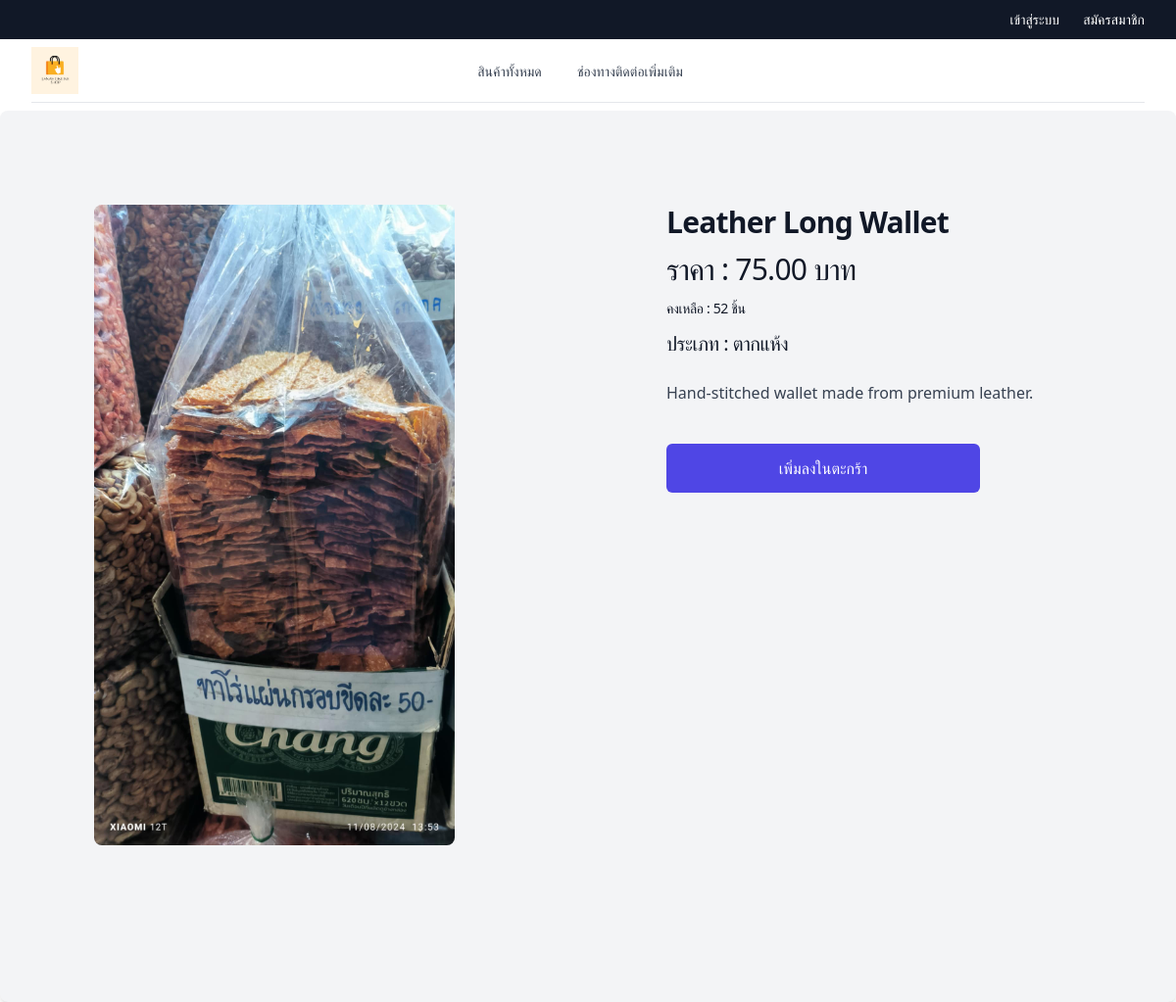
The app's page /product_content.php?id=19, older data.
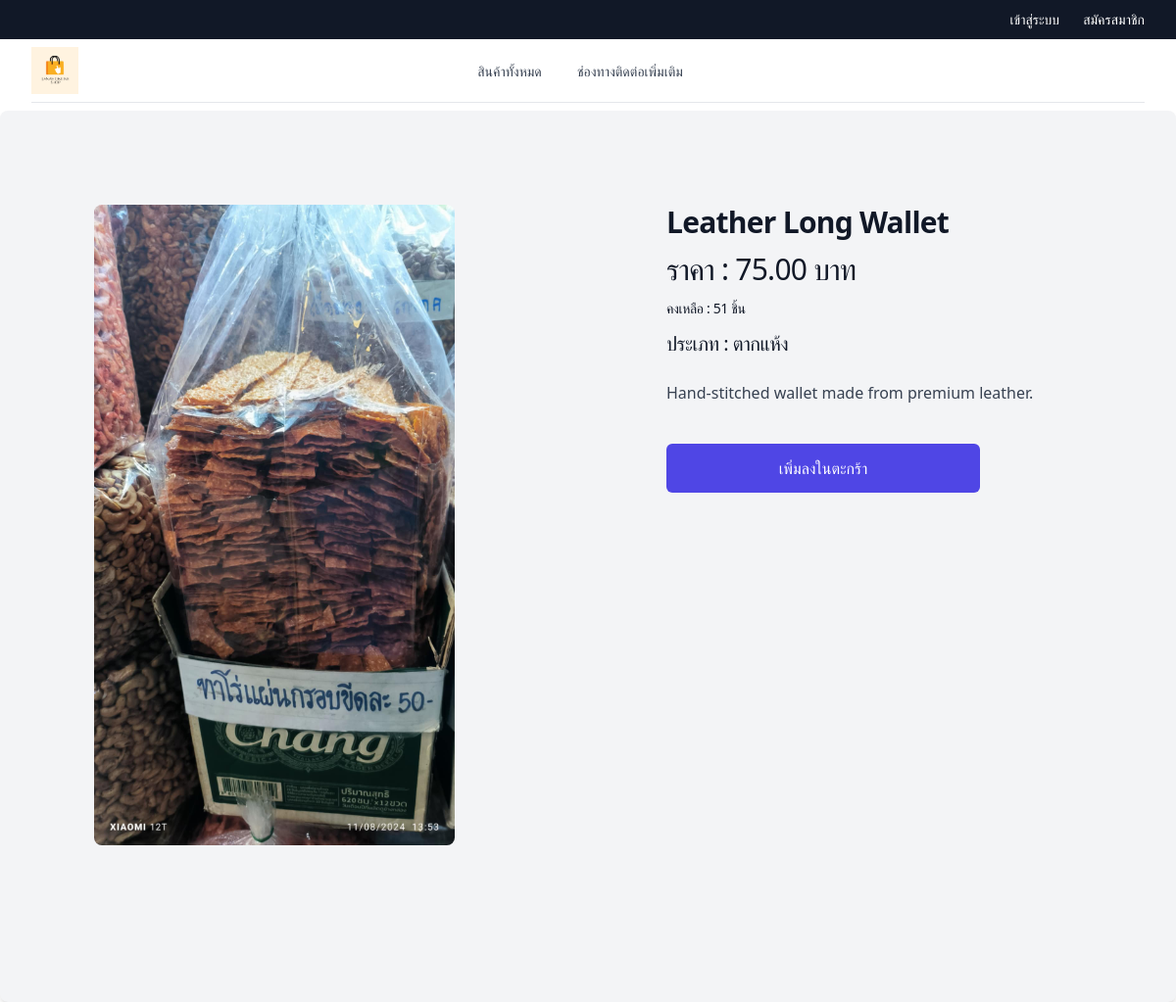
The same page, newer data.
### tables this page shows
CREATE TABLE IF NOT EXISTS `products` (
  `product_id` int(11) NOT NULL AUTO_INCREMENT,
  `product_name` varchar(255) NOT NULL,
  `product_price` varchar(255) NOT NULL,
  `product_type` varchar(255) NOT NULL,
  `product_detail` varchar(255) NOT NULL,
  `product_img` longtext NOT NULL,
  `stock` int(11) NOT NULL,
  PRIMARY KEY (`product_id`)
);

### product_content.php (the view, shortened to what this page needs)
<?php
include "nav_bar.php";
if ($id = isset($_GET['id']) ? $_GET['id'] : null) {
    $query = mysqli_query($conn, "SELECT * FROM `products` WHERE product_id=$id");
    $row = mysqli_fetch_assoc($query);
    $productname = $row['product_name'];
    $productdetail = $row['product_detail'];
    $productprice = $row['product_price'];
    $producttype = $row['product_type'];
    $productstock = $row['stock'];
}
?>
<!DOCTYPE html>
<html lang="en">
<head>
    <script src="https://cdn.tailwindcss.com"></script>
</head>
<body>
    <div class="bg-white">
        <div
            class="mx-auto max-w-2xl bg-gray-100 mt-2 rounded-lg shadow-md px-4 py-16 sm:px-6 sm:py-24 lg:max-w-7xl lg:px-8">
            <div class="lg:grid lg:grid-cols-2 lg:items-start lg:gap-x-8">
                <div class="flex flex-col-reverse">
                    <div class="aspect-h-1 aspect-w-1 w-full">
                        <div id="tabs-1-panel-1" aria-labelledby="tabs-1-tab-1" role="tabpanel" tabindex="0">
                            <img src="<?= htmlspecialchars($row['product_img']) ?>" alt="รูปสินค้า"
                                class="h-2/3 w-2/3 m-16 px-4 sm:mt-16 sm:px-0 lg:mt-0 object-cover object-center sm:rounded-lg">
                        </div>
                    </div>
                </div>
                <div class="m-16 px-4 sm:mt-16 sm:px-0 lg:mt-0">
                    <h1 class="text-3xl font-bold tracking-tight text-gray-900"><?php echo "$productname" ?></h1>
                    <div class="mt-3">
                        <p class="text-3xl tracking-tight text-gray-900">ราคา : <?php echo "$productprice" ?> บาท</p>
                    </div>
                    <div class="mt-3">
                        <p class="text-sm tracking-tight text-gray-900">คงเหลือ : <?php echo "$productstock" ?> ชิ้น</p>
                    </div>
                    <div class="mt-3">
                        <p class="text-xl tracking-tight text-gray-900">ประเภท : <?php echo "$producttype" ?></p>
                    </div>
                    <div class="mt-6">
                        <div class="space-y-6 text-base text-gray-700">
                            <p><?php echo "$productdetail" ?></p>
                        </div>
                    </div>
                    <form method="POST">
                        <div class="mt-10 flex">
                            <button type="submit"
                                class="flex max-w-xs flex-1 items-center justify-center rounded-md border border-transparent bg-indigo-600 px-8 py-3 text-base font-medium text-white hover:bg-indigo-700 focus:outline-none focus:ring-2 focus:ring-indigo-500 focus:ring-offset-2 focus:ring-offset-gray-50 sm:w-full">
                                เพิ่มลงในตะกร้า
                            </button>
                        </div>
                    </form>
                </div>
            </div>
        </div>
    </div>
</body>
</html>

Row changes from the older to the newer data that the page shows:
changed products "Leather Long Wallet": stock "52" → "51"
